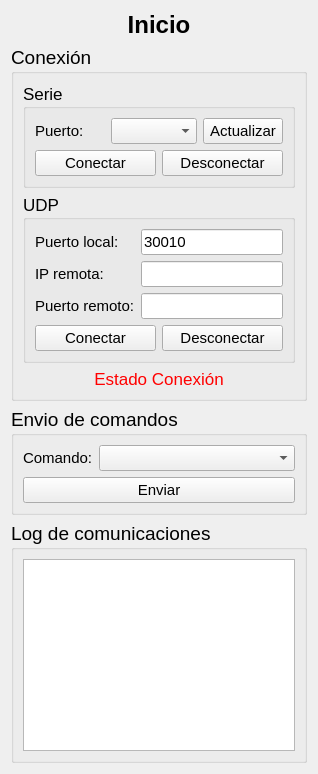
      <widget class="QWidget" name="pageHome">
       <layout class="QVBoxLayout" name="verticalLayout_2">
        <item>
         <widget class="QLabel" name="titleHome">
          <property name="font">
           <font>
            <pointsize>18</pointsize>
            <bold>true</bold>
           </font>
          </property>
          <property name="text">
           <string>Inicio</string>
          </property>
          <property name="alignment">
           <set>Qt::AlignCenter</set>
          </property>
         </widget>
        </item>
        <item>
         <widget class="QGroupBox" name="groupConnection">
          <property name="font">
           <font>
            <pointsize>14</pointsize>
           </font>
          </property>
          <property name="title">
           <string>Conexión</string>
          </property>
          <layout class="QVBoxLayout" name="verticalLayout_3" stretch="0,0,0">
           <item>
            <widget class="QGroupBox" name="groupSerie">
             <property name="font">
              <font>
               <pointsize>13</pointsize>
              </font>
             </property>
             <property name="title">
              <string>Serie</string>
             </property>
             <layout class="QVBoxLayout" name="verticalLayout_4">
              <item>
               <layout class="QHBoxLayout" name="horizontalLayout_4">
                <item>
                 <widget class="QLabel" name="portLabel">
                  <property name="sizePolicy">
                   <sizepolicy hsizetype="Preferred" vsizetype="Preferred">
                    <horstretch>0</horstretch>
                    <verstretch>0</verstretch>
                   </sizepolicy>
                  </property>
                  <property name="font">
                   <font>
                    <pointsize>11</pointsize>
                   </font>
                  </property>
                  <property name="text">
                   <string>Puerto:</string>
                  </property>
                  <property name="margin">
                   <number>0</number>
                  </property>
                 </widget>
                </item>
                <item>
                 <widget class="QComboBox" name="comboBoxPorts">
                  <property name="sizePolicy">
                   <sizepolicy hsizetype="Preferred" vsizetype="Fixed">
                    <horstretch>0</horstretch>
                    <verstretch>0</verstretch>
                   </sizepolicy>
                  </property>
                  <property name="font">
                   <font>
                    <pointsize>11</pointsize>
                   </font>
                  </property>
                 </widget>
                </item>
                <item>
                 <widget class="QPushButton" name="btnRefreshPorts">
                  <property name="font">
                   <font>
                    <pointsize>11</pointsize>
                   </font>
                  </property>
                  <property name="text">
                   <string>Actualizar</string>
                  </property>
                 </widget>
                </item>
               </layout>
              </item>
              <item>
               <layout class="QHBoxLayout" name="horizontalLayout_5">
                <item>
                 <widget class="QPushButton" name="btnConnectSerie">
                  <property name="font">
                   <font>
                    <pointsize>11</pointsize>
                   </font>
                  </property>
                  <property name="text">
                   <string>Conectar</string>
                  </property>
                 </widget>
                </item>
                <item>
                 <widget class="QPushButton" name="btnDisconnectSerie">
                  <property name="font">
                   <font>
                    <pointsize>11</pointsize>
                   </font>
                  </property>
                  <property name="text">
                   <string>Desconectar</string>
                  </property>
                 </widget>
                </item>
               </layout>
              </item>
             </layout>
            </widget>
           </item>
           <item>
            <widget class="QGroupBox" name="groupUDP">
             <property name="font">
              <font>
               <pointsize>13</pointsize>
              </font>
             </property>
             <property name="title">
              <string>UDP</string>
             </property>
             <layout class="QVBoxLayout" name="verticalLayout_5">
              <item>
               <layout class="QGridLayout" name="gridLayout" rowstretch="0,0,0" columnstretch="0,0">
                <property name="sizeConstraint">
                 <enum>QLayout::SetDefaultConstraint</enum>
                </property>
                <item row="0" column="0">
                 <widget class="QLabel" name="localPortLabel">
                  <property name="font">
                   <font>
                    <pointsize>11</pointsize>
                   </font>
                  </property>
                  <property name="text">
                   <string>Puerto local:</string>
                  </property>
                  <property name="alignment">
                   <set>Qt::AlignLeading|Qt::AlignLeft|Qt::AlignVCenter</set>
                  </property>
                  <property name="margin">
                   <number>0</number>
                  </property>
                 </widget>
                </item>
                <item row="0" column="1">
                 <widget class="QLineEdit" name="localPortLineEdit">
                  <property name="font">
                   <font>
                    <pointsize>11</pointsize>
                   </font>
                  </property>
                  <property name="text">
                   <string>30010</string>
                  </property>
                 </widget>
                </item>
                <item row="1" column="1">
                 <widget class="QLineEdit" name="RemoteIpLineEdit">
                  <property name="font">
                   <font>
                    <pointsize>11</pointsize>
                   </font>
                  </property>
                  <property name="readOnly">
                   <bool>true</bool>
                  </property>
                 </widget>
                </item>
                <item row="1" column="0">
                 <widget class="QLabel" name="RemoteIPLabel">
                  <property name="font">
                   <font>
                    <pointsize>11</pointsize>
                   </font>
                  </property>
                  <property name="text">
                   <string>IP remota:</string>
                  </property>
                  <property name="alignment">
                   <set>Qt::AlignLeading|Qt::AlignLeft|Qt::AlignVCenter</set>
                  </property>
                 </widget>
                </item>
                <item row="2" column="0">
                 <widget class="QLabel" name="RemotePortLabel">
                  <property name="font">
                   <font>
                    <pointsize>11</pointsize>
                   </font>
                  </property>
                  <property name="text">
                   <string>Puerto remoto:</string>
                  </property>
                 </widget>
                </item>
                <item row="2" column="1">
                 <widget class="QLineEdit" name="RemotePortLineEdit">
                  <property name="font">
                   <font>
                    <pointsize>11</pointsize>
                   </font>
                  </property>
                  <property name="readOnly">
                   <bool>true</bool>
                  </property>
                 </widget>
                </item>
               </layout>
              </item>
              <item>
               <layout class="QHBoxLayout" name="horizontalLayout_7">
                <item>
                 <widget class="QPushButton" name="btnConnectUDP">
                  <property name="font">
                   <font>
                    <pointsize>11</pointsize>
                   </font>
                  </property>
                  <property name="text">
                   <string>Conectar</string>
                  </property>
                 </widget>
                </item>
                <item>
                 <widget class="QPushButton" name="btnDisconnectUDP">
                  <property name="font">
                   <font>
                    <pointsize>11</pointsize>
                   </font>
                  </property>
                  <property name="text">
                   <string>Desconectar</string>
                  </property>
                 </widget>
                </item>
               </layout>
              </item>
             </layout>
            </widget>
           </item>
           <item>
            <widget class="QLabel" name="labelCommStatus">
             <property name="font">
              <font>
               <pointsize>13</pointsize>
              </font>
             </property>
             <property name="styleSheet">
              <string notr="true">color: red;</string>
             </property>
             <property name="text">
              <string>Estado Conexión</string>
             </property>
             <property name="alignment">
              <set>Qt::AlignCenter</set>
             </property>
             <property name="margin">
              <number>10</number>
             </property>
            </widget>
           </item>
          </layout>
         </widget>
        </item>
        <item>
         <widget class="QGroupBox" name="groupCMDSend">
          <property name="font">
           <font>
            <pointsize>14</pointsize>
           </font>
          </property>
          <property name="title">
           <string>Envio de comandos</string>
          </property>
          <layout class="QVBoxLayout" name="verticalLayout_6">
           <item>
            <layout class="QHBoxLayout" name="horizontalLayout_6">
             <item>
              <widget class="QLabel" name="CMDTitleLabel">
               <property name="font">
                <font>
                 <pointsize>11</pointsize>
                </font>
               </property>
               <property name="text">
                <string>Comando:</string>
               </property>
              </widget>
             </item>
             <item>
              <widget class="QComboBox" name="CMDComboBox">
               <property name="sizePolicy">
                <sizepolicy hsizetype="MinimumExpanding" vsizetype="Fixed">
                 <horstretch>0</horstretch>
                 <verstretch>0</verstretch>
                </sizepolicy>
               </property>
               <property name="font">
                <font>
                 <pointsize>11</pointsize>
                </font>
               </property>
              </widget>
             </item>
            </layout>
           </item>
           <item>
            <widget class="QPushButton" name="btnSendCMD">
             <property name="font">
              <font>
               <pointsize>11</pointsize>
              </font>
             </property>
             <property name="text">
              <string>Enviar</string>
             </property>
            </widget>
           </item>
          </layout>
         </widget>
        </item>
        <item>
         <widget class="QGroupBox" name="groupBox">
          <property name="font">
           <font>
            <pointsize>14</pointsize>
           </font>
          </property>
          <property name="title">
           <string>Log de comunicaciones</string>
          </property>
          <layout class="QVBoxLayout" name="verticalLayout_10">
           <item>
            <widget class="QPlainTextEdit" name="commsLog">
             <property name="font">
              <font>
               <pointsize>11</pointsize>
              </font>
             </property>
             <property name="readOnly">
              <bool>true</bool>
             </property>
            </widget>
           </item>
          </layout>
         </widget>
        </item>
       </layout>
      </widget>
